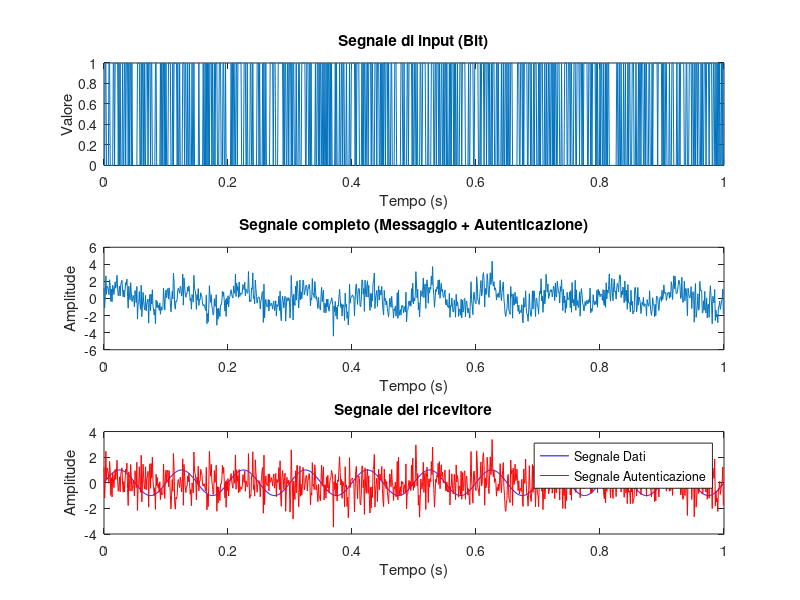

The MATLAB source for this figure:
% Parametri della simulazione
fs = 1000; % Frequenza di campionamento (Hz)
durata = 1; % Durata del segnale in secondi
t = 0:1/fs:durata-1/fs; % Vettore del tempo

% 1. Generare il segnale di messaggio (es. bit di input)
bit_input = randi([0, 1], 1, length(t)); % Genera una sequenza casuale di bit

% 2. Generare il segnale di potenza (forma sinusoidale)
frequenza_messaggio = 10; % Frequenza del segnale di messaggio (Hz)
amplitude_messaggio = 1; % Amplitude del segnale di messaggio
messaggio = amplitude_messaggio * sin(2*pi*frequenza_messaggio*t);

% 3. Generare il segnale di autenticazione (ad esempio, rumore casuale)
autenticazione = randn(size(t));

% 4. Sovrapporre il segnale di messaggio al segnale di autenticazione
segnale_completo = messaggio + autenticazione;

% 5. Decodificatore per interpretare il segnale originale e il segnale di autenticazione
% Per questa parte, è necessario definire un algoritmo di decodifica che dipende dal tipo di segnale di autenticazione utilizzato.

% Esempio segnale ricevuto
segnale_dati = segnale_completo - autenticazione;

% Visualizzazione
figure;
subplot(3,1,1);
plot(t, bit_input);
title('Segnale di input (Bit)');
xlabel('Tempo (s)');
ylabel('Valore');

subplot(3,1,2);
plot(t, segnale_completo);
title('Segnale completo (Messaggio + Autenticazione)');
xlabel('Tempo (s)');
ylabel('Amplitude');

subplot(3,1,3);
plot(t, segnale_dati, 'b', t, autenticazione, 'r');
title('Segnale del ricevitore');
xlabel('Tempo (s)');
ylabel('Amplitude');
legend('Segnale Dati', 'Segnale Autenticazione');
